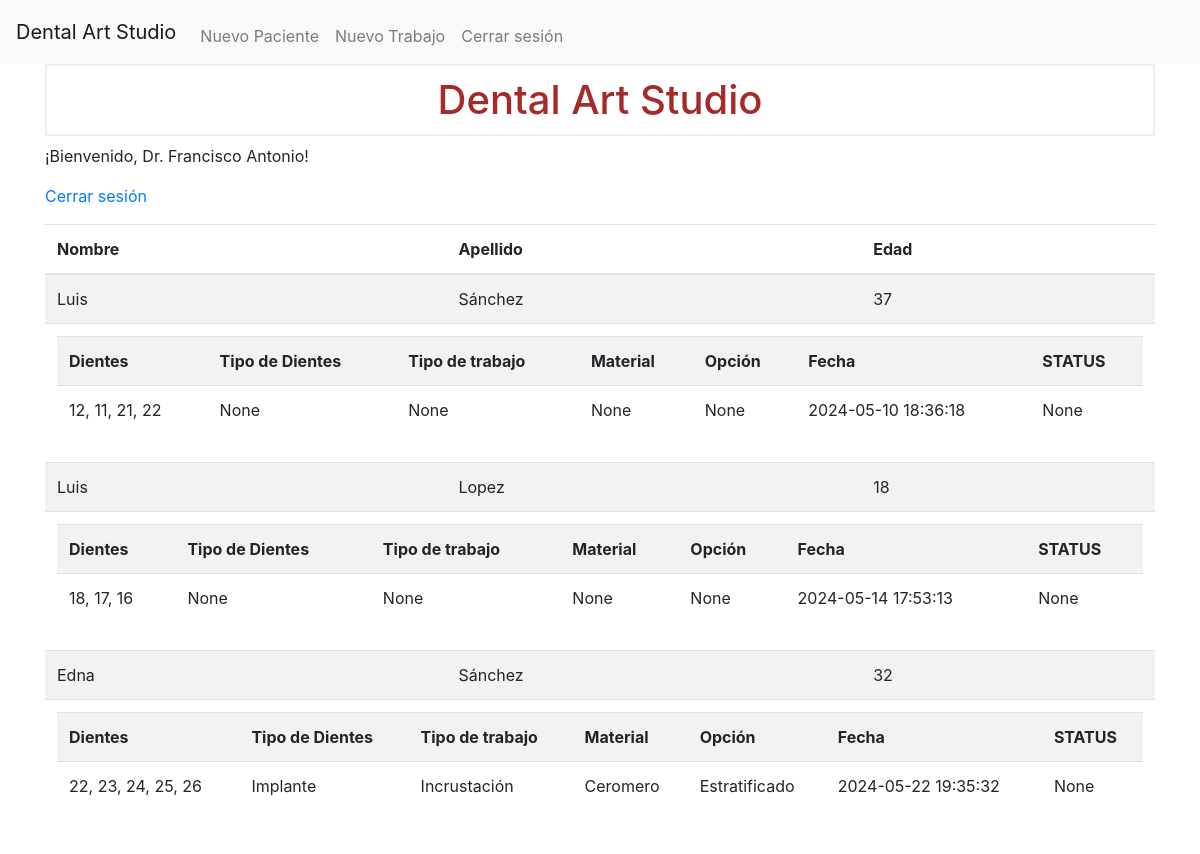
Page / (signed in) on the earlier database version.
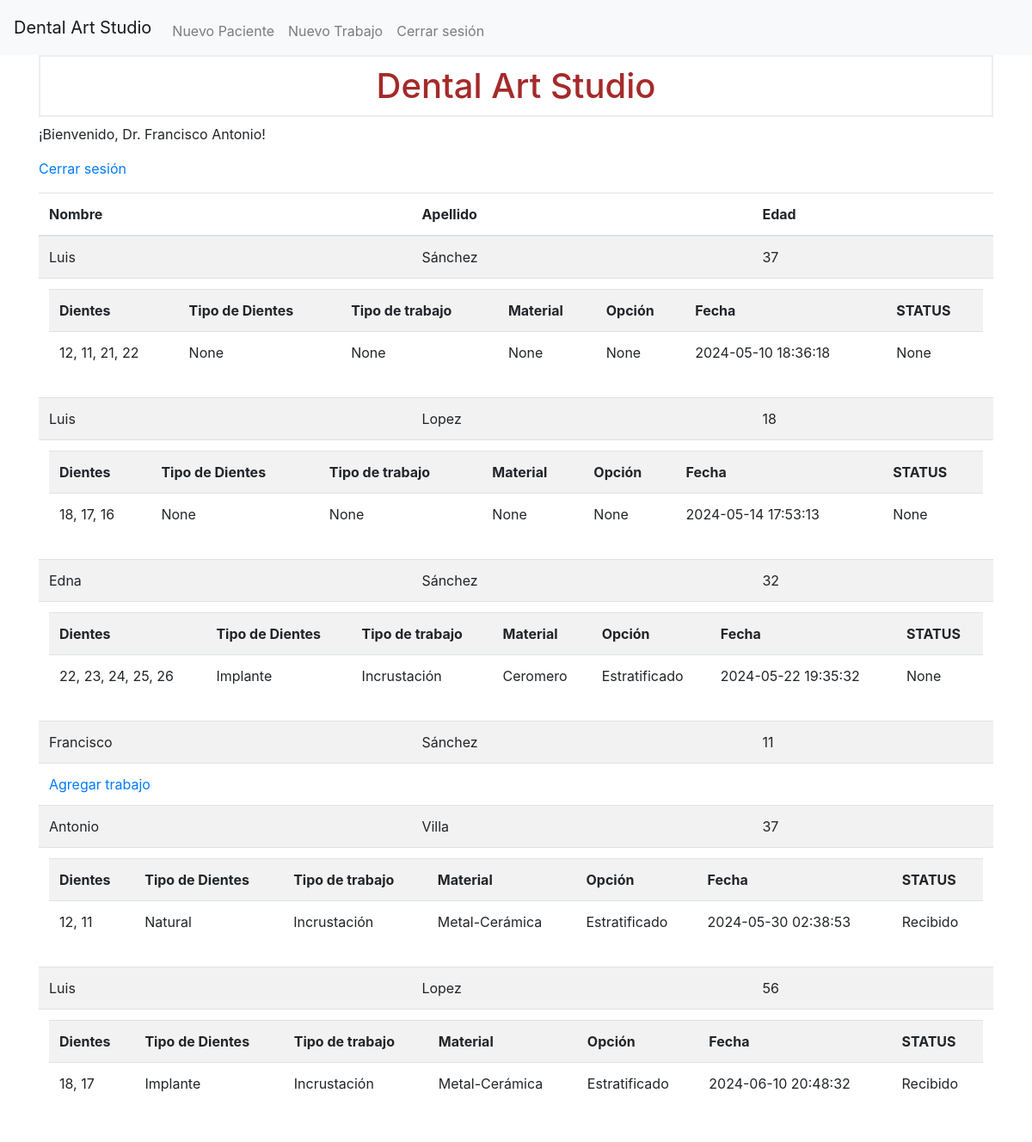
Same page on the later database version.
### tables this page shows
CREATE TABLE patients (
    id INTEGER PRIMARY KEY AUTOINCREMENT,
    doctor_id INTEGER,
    first_name  TEXT NOT NULL,
    last_name TEXT NOT NULL,
    age INTEGER NOT NULL,
    face_shape TEXT,
    basic_color TEXT,
    colorimeter TEXT,
    gum_color TEXT,
    FOREIGN KEY (doctor_id) REFERENCES doctors (id)
);

CREATE TABLE jobs (
  id INTEGER PRIMARY KEY AUTOINCREMENT,
  patient_id INTEGER,
  teeth TEXT NOT NULL,
  tooth_type TEXT,
  job_type TEXT,
  job_material TEXT,
  job_option TEXT,
  timestamp TIMESTAMP NOT NULL DEFAULT CURRENT_TIMESTAMP,
  comments TEXT,
  status TEXT,
  FOREIGN KEY (patient_id) REFERENCES patients (id)
);

### app.py (the view)
@app.route('/')
def index():
    user = session.get("user_info")
    jobs = {}
    if user is not None:
        patients = get_patients(session.get("user_id"))
        if patients:
            for patient in patients:
                job = get_jobs(patient['id'])
                jobs[patient['id']] = job
    else:
        patients = []
    return render_template('index.html', user=user, patients=patients, jobs=jobs)

### helpers.py (called while the page is built)
def get_db_connection():
    conn = sqlite3.connect('database.db')
    conn.row_factory = sqlite3.Row
    return conn

def get_patients(user_id):
    try:
        conny = get_db_connection()
        db = conny.cursor()
        patients = db.execute("SELECT * FROM patients WHERE doctor_id = ?", (user_id,)).fetchall()
        conny.close()
        patients = [dict(patient) for patient in patients]
        return patients
    except Exception as e:
        print(f"Error al obtener pacientes: {e}")
        return None

def get_jobs(patient_id):
    try:
        conny = get_db_connection()
        db = conny.cursor()
        jobs = db.execute("SELECT * FROM jobs WHERE patient_id = ?", (patient_id,)).fetchall()
        conny.close()
        jobs = [dict(job) for job in jobs]
        return jobs
    except Exception as e:
        print(f"Error al obtener trabajos: {e}")
    return None

### templates/index.html (shortened to what this page needs)
{% extends 'base.html' %}
{% block content %}
 <h1>{% block title %}Dental Art Studio {% endblock %}</h1>
{% if user %}
    <p class="user">¡Bienvenido, Dr.  {{ user['last_name'] }} {{ user['first_name'] }}!</p>
    <p><a href="{{ url_for('logout') }}">Cerrar sesión</a></p>
    {% if patients %}
        <table class="table table-striped">
            <thead>
                <tr>
                    <th>Nombre</th>
                    <th>Apellido</th>
                    <th>Edad</th>
                </tr>
            </thead>
            <tbody>
                {% for patient in patients %}
                    <tr>
                        <td>{{ patient['first_name'] }}</td>
                        <td>{{ patient['last_name'] }}</td>
                        <td>{{ patient['age'] }}</td>
                    </tr>
                    <tr>
                        <td colspan="6">
                            {% if jobs[patient['id']] %}
                            <table class="table table-striped">
                                <tr>
                                    <th>Dientes</th>
                                    <th>Tipo de Dientes</th>
                                    <th>Tipo de trabajo</th>
                                    <th>Material</th>
                                    <th>Opción</th>
                                    <th>Fecha</th>
                                    <th>STATUS</th>
                                </tr>
                                {% for job in jobs[patient['id']] %}
                                    <tr>
                                        <td>{{ job['teeth'] }}</td>
                                        <td>{{ job['tooth_type'] }}</td>
                                        <td>{{ job['job_type'] }}</td>
                                        <td>{{ job['job_material'] }}</td>
                                        <td>{{ job['job_option'] }}</td>
                                        <td>{{ job['timestamp'] }}</td>
                                        <td>{{ job['status'] }}</td>
                                    </tr>
                                {% endfor %}
                            </table>
                            {% else %}
                                <a href="{{ url_for('add_job', patient_id=patient['id']) }}">Agregar trabajo</a>
                            {% endif %}
                        </td>
                    </tr>
                {% endfor %}
            </tbody>
        </table>
    {% elif not patients %}
        <p>No se encontraron pacientes.</p><a href="{{ url_for('add_patient') }}">Añadir paciente</a></p>
    {% endif %}
{% else %}
    <p class="user">¡Bienvenidos! </p>
    <p><a href="{{ url_for('login') }}">Iniciar sesión</a> o <a href="{{ url_for('register') }}">Registrarse</a></p>
{% endif %}
{% endblock %}

### templates/base.html (shortened to what this page needs)
<!doctype html>
<html lang="es">
  <head>
    <link rel="stylesheet" href="{{ url_for('static', filename= 'css/style.css') }}">
    <link rel="stylesheet" href="https://stackpath.bootstrapcdn.com/bootstrap/4.3.1/css/bootstrap.min.css">
  </head>
  <body>
    <nav class="navbar navbar-expand-md navbar-light bg-light">
        <a class="navbar-brand" href="{{ url_for('index')}}">Dental Art Studio</a>
        <div class="collapse navbar-collapse" id="navbarNav">
            {% if session["user_id"] %}
            <ul class="navbar-nav ms-auto mt-2">
              <li class="nav-item"><a class="nav-link" href="{{ url_for('add_patient') }}">Nuevo Paciente</a></li>
              <li class="nav-item"><a class="nav-link" href="{{ url_for('add_job', patient_id='0') }}">Nuevo Trabajo</a></li>
              <li class="nav-item"><a class="nav-link" href="{{ url_for('logout') }}">Cerrar sesión</a></li>
            </ul>
            {% else %}
            <ul class="navbar-nav ms-auto mt-2">
              <li class="nav-item"><a class="nav-link" href="{{ url_for('register') }}">Registrarse</a></li>
              <li class="nav-item"><a class="nav-link" href="{{ url_for('login') }}">Iniciar sesión</a></li>
            </ul>
            {% endif %}
        </div>
    </nav>
    <div class="container">
      {% block content %} {% endblock %}
    </div>
  </body>
</html>

### static/css/style.css (style rules this page uses)
h1 { border: 2px #eee solid; color: brown; text-align: center; padding: 10px; }

Differences in the rows shown:
added patients: last_name "Francisco", first_name "Francisco", last_name "Sánchez", age "11"
added patients: first_name "Antonio", last_name "Villa", age "37"
added jobs: teeth "12, 11", tooth_type "Natural", job_type "Incrustación", job_material "Metal-Cerámica", job_option "Estratificado", timestamp "2024-05-30 02:38:53", status "Recibido", shown under "Antonio"
added patients: first_name "Luis", last_name "Lopez", age "56"
added jobs: teeth "18, 17", tooth_type "Implante", job_type "Incrustación", job_material "Metal-Cerámica", job_option "Estratificado", timestamp "2024-06-10 20:48:32", status "Recibido", shown under "Luis"
Other differences:
{{ user['last_name'] }}: "Francisco" → (not shown)
{{ user['first_name'] }}: "Antonio" → (not shown)
